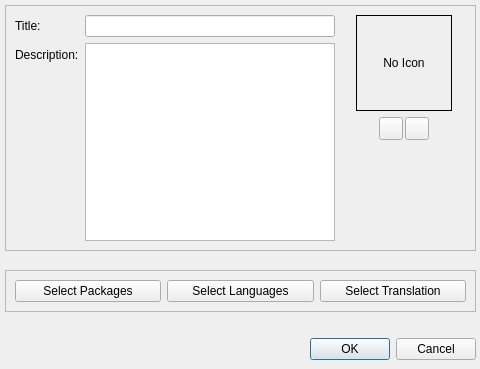
<?xml version="1.0" encoding="UTF-8"?>
<ui version="4.0">
 <class>PackageCollectionDialog</class>
 <widget class="QDialog" name="PackageCollectionDialog">
  <property name="geometry">
   <rect>
    <x>0</x>
    <y>0</y>
    <width>480</width>
    <height>369</height>
   </rect>
  </property>
  <property name="windowTitle">
   <string>Collection</string>
  </property>
  <widget class="QWidget" name="">
   <property name="geometry">
    <rect>
     <x>5</x>
     <y>5</y>
     <width>471</width>
     <height>355</height>
    </rect>
   </property>
   <layout class="QVBoxLayout" name="verticalLayout_2">
    <item>
     <widget class="QFrame" name="frame">
      <property name="frameShape">
       <enum>QFrame::StyledPanel</enum>
      </property>
      <property name="frameShadow">
       <enum>QFrame::Raised</enum>
      </property>
      <layout class="QHBoxLayout" name="horizontalLayout">
       <item>
        <layout class="QFormLayout" name="formLayout">
         <property name="fieldGrowthPolicy">
          <enum>QFormLayout::ExpandingFieldsGrow</enum>
         </property>
         <item row="0" column="0">
          <widget class="QLabel" name="labelLabel_2">
           <property name="sizePolicy">
            <sizepolicy hsizetype="Fixed" vsizetype="Preferred">
             <horstretch>0</horstretch>
             <verstretch>0</verstretch>
            </sizepolicy>
           </property>
           <property name="text">
            <string>Title:</string>
           </property>
           <property name="buddy">
            <cstring>label</cstring>
           </property>
          </widget>
         </item>
         <item row="0" column="1">
          <widget class="QLineEdit" name="lineTitle"/>
         </item>
         <item row="1" column="0">
          <widget class="QLabel" name="label">
           <property name="sizePolicy">
            <sizepolicy hsizetype="Fixed" vsizetype="Preferred">
             <horstretch>0</horstretch>
             <verstretch>0</verstretch>
            </sizepolicy>
           </property>
           <property name="text">
            <string>Description:</string>
           </property>
          </widget>
         </item>
         <item row="1" column="1">
          <widget class="QPlainTextEdit" name="textDescription">
           <property name="plainText">
            <string/>
           </property>
           <property name="overwriteMode">
            <bool>true</bool>
           </property>
          </widget>
         </item>
        </layout>
       </item>
       <item>
        <spacer name="horizontalSpacer_4">
         <property name="orientation">
          <enum>Qt::Horizontal</enum>
         </property>
         <property name="sizeType">
          <enum>QSizePolicy::Preferred</enum>
         </property>
         <property name="sizeHint" stdset="0">
          <size>
           <width>20</width>
           <height>20</height>
          </size>
         </property>
        </spacer>
       </item>
       <item>
        <layout class="QVBoxLayout" name="verticalLayout">
         <item>
          <widget class="QLabel" name="labelIcon">
           <property name="minimumSize">
            <size>
             <width>96</width>
             <height>96</height>
            </size>
           </property>
           <property name="maximumSize">
            <size>
             <width>96</width>
             <height>96</height>
            </size>
           </property>
           <property name="frameShape">
            <enum>QFrame::Box</enum>
           </property>
           <property name="frameShadow">
            <enum>QFrame::Plain</enum>
           </property>
           <property name="text">
            <string>No Icon</string>
           </property>
           <property name="textFormat">
            <enum>Qt::RichText</enum>
           </property>
           <property name="alignment">
            <set>Qt::AlignCenter</set>
           </property>
          </widget>
         </item>
         <item>
          <layout class="QHBoxLayout" name="_4">
           <property name="spacing">
            <number>2</number>
           </property>
           <item>
            <spacer>
             <property name="orientation">
              <enum>Qt::Horizontal</enum>
             </property>
             <property name="sizeType">
              <enum>QSizePolicy::Expanding</enum>
             </property>
             <property name="sizeHint" stdset="0">
              <size>
               <width>20</width>
               <height>20</height>
              </size>
             </property>
            </spacer>
           </item>
           <item>
            <widget class="QToolButton" name="toolSelectIcon">
             <property name="toolTip">
              <string>Select Photo</string>
             </property>
             <property name="whatsThis">
              <string/>
             </property>
             <property name="text">
              <string/>
             </property>
             <property name="icon">
              <iconset resource="raw.qrc">
               <normaloff>:/raw/pics/view-preview.png</normaloff>:/raw/pics/view-preview.png</iconset>
             </property>
            </widget>
           </item>
           <item>
            <widget class="QToolButton" name="toolClearIcon">
             <property name="toolTip">
              <string>Clear Photo</string>
             </property>
             <property name="statusTip">
              <string/>
             </property>
             <property name="text">
              <string/>
             </property>
             <property name="icon">
              <iconset resource="raw.qrc">
               <normaloff>:/raw/pics/edit-clear-locationbar-rtl.png</normaloff>:/raw/pics/edit-clear-locationbar-rtl.png</iconset>
             </property>
            </widget>
           </item>
           <item>
            <spacer name="horizontalSpacer_2">
             <property name="orientation">
              <enum>Qt::Horizontal</enum>
             </property>
             <property name="sizeType">
              <enum>QSizePolicy::Expanding</enum>
             </property>
             <property name="sizeHint" stdset="0">
              <size>
               <width>20</width>
               <height>20</height>
              </size>
             </property>
            </spacer>
           </item>
          </layout>
         </item>
         <item>
          <spacer name="verticalSpacer_3">
           <property name="orientation">
            <enum>Qt::Vertical</enum>
           </property>
           <property name="sizeType">
            <enum>QSizePolicy::Expanding</enum>
           </property>
           <property name="sizeHint" stdset="0">
            <size>
             <width>20</width>
             <height>40</height>
            </size>
           </property>
          </spacer>
         </item>
        </layout>
       </item>
       <item>
        <spacer name="horizontalSpacer_6">
         <property name="orientation">
          <enum>Qt::Horizontal</enum>
         </property>
         <property name="sizeType">
          <enum>QSizePolicy::Expanding</enum>
         </property>
         <property name="sizeHint" stdset="0">
          <size>
           <width>20</width>
           <height>20</height>
          </size>
         </property>
        </spacer>
       </item>
      </layout>
     </widget>
    </item>
    <item>
     <spacer name="verticalSpacer_2">
      <property name="orientation">
       <enum>Qt::Vertical</enum>
      </property>
      <property name="sizeType">
       <enum>QSizePolicy::Preferred</enum>
      </property>
      <property name="sizeHint" stdset="0">
       <size>
        <width>457</width>
        <height>13</height>
       </size>
      </property>
     </spacer>
    </item>
    <item>
     <widget class="QFrame" name="frame_2">
      <property name="frameShape">
       <enum>QFrame::StyledPanel</enum>
      </property>
      <property name="frameShadow">
       <enum>QFrame::Raised</enum>
      </property>
      <layout class="QHBoxLayout" name="horizontalLayout_4">
       <item>
        <widget class="QPushButton" name="pushSelectPackages">
         <property name="text">
          <string>Select Packages</string>
         </property>
        </widget>
       </item>
       <item>
        <widget class="QPushButton" name="pushSelectLanguages">
         <property name="text">
          <string>Select Languages</string>
         </property>
        </widget>
       </item>
       <item>
        <widget class="QPushButton" name="pushSelectTranslations">
         <property name="text">
          <string>Select Translation</string>
         </property>
        </widget>
       </item>
      </layout>
     </widget>
    </item>
    <item>
     <spacer name="verticalSpacer_4">
      <property name="orientation">
       <enum>Qt::Vertical</enum>
      </property>
      <property name="sizeType">
       <enum>QSizePolicy::Preferred</enum>
      </property>
      <property name="sizeHint" stdset="0">
       <size>
        <width>20</width>
        <height>20</height>
       </size>
      </property>
     </spacer>
    </item>
    <item>
     <layout class="QHBoxLayout" name="horizontalLayout_3">
      <item>
       <spacer name="horizontalSpacer">
        <property name="orientation">
         <enum>Qt::Horizontal</enum>
        </property>
        <property name="sizeHint" stdset="0">
         <size>
          <width>268</width>
          <height>22</height>
         </size>
        </property>
       </spacer>
      </item>
      <item>
       <widget class="QDialogButtonBox" name="buttonBox">
        <property name="standardButtons">
         <set>QDialogButtonBox::Cancel|QDialogButtonBox::Ok</set>
        </property>
       </widget>
      </item>
     </layout>
    </item>
   </layout>
  </widget>
 </widget>
 <resources>
  <include location="raw.qrc"/>
 </resources>
 <connections/>
</ui>
